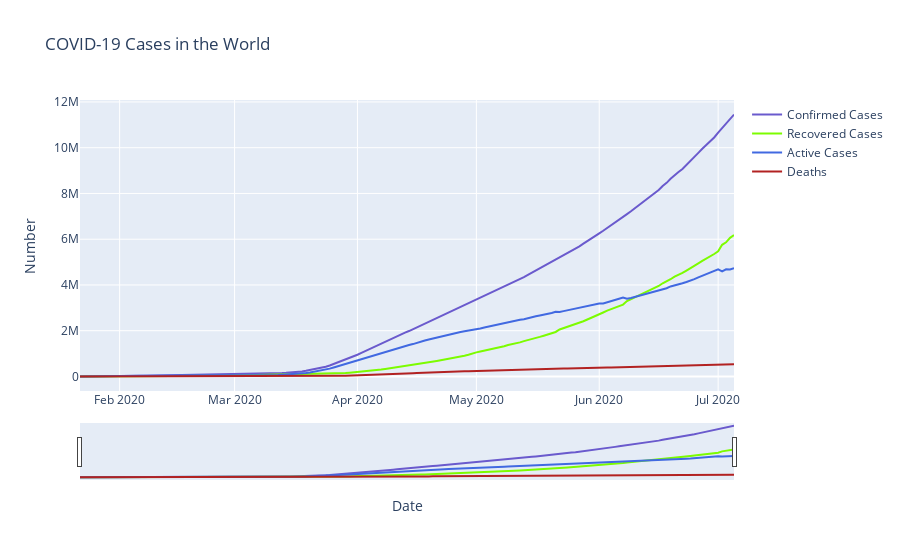

Source (notebook cell):
### Code cell
world1=go.Figure()
world1.add_trace(go.Scatter(x=world_df.Date, y=world_df.confirmed, 
                          mode='lines',
                          name='Confirmed Cases',
           line=dict(color='slateblue', width=2)))
world1.add_trace(go.Scatter(x=world_df.Date, y=world_df.recovered, 
                          mode='lines',
                          name='Recovered Cases',
           line=dict(color='lawngreen', width=2)))

world1.add_trace(go.Scatter(x=world_df.Date, y=world_df.active, 
                          mode='lines',
                          name='Active Cases',
           line=dict(color='royalblue', width=2)))

world1.add_trace(go.Scatter(x=world_df.Date, y=world_df.deaths, 
                          mode='lines',
                          name='Deaths',
           line=dict(color='firebrick', width=2)))

world1.update_xaxes(rangeslider_visible=True)
world1.update_layout(title='COVID-19 Cases in the World',
                   xaxis_title='Date',
                 yaxis_title='Number')
world1.show()

### Figure 1 — Plotly figure (JSON) as saved in the notebook; plotly's stock layout.template omitted (floating-point values rounded to 4 significant figures; data arrays with more than 128 entries replaced by an {"elided": "..."} marker saying what was removed)
{"data": [{"line": {"color": "slateblue", "width": 2}, "mode": "lines", "name": "Confirmed Cases", "type": "scatter", "x": {"elided": "166 str values"}, "y": {"elided": "166 int values"}}, {"line": {"color": "lawngreen", "width": 2}, "mode": "lines", "name": "Recovered Cases", "type": "scatter", "x": {"elided": "166 str values"}, "y": {"elided": "166 int values"}}, {"line": {"color": "royalblue", "width": 2}, "mode": "lines", "name": "Active Cases", "type": "scatter", "x": {"elided": "166 str values"}, "y": {"elided": "166 int values"}}, {"line": {"color": "firebrick", "width": 2}, "mode": "lines", "name": "Deaths", "type": "scatter", "x": {"elided": "166 str values"}, "y": {"elided": "166 int values"}}], "layout": {"title": {"text": "COVID-19 Cases in the World"}, "xaxis": {"rangeslider": {"visible": true}, "title": {"text": "Date"}}, "yaxis": {"title": {"text": "Number"}}}}
